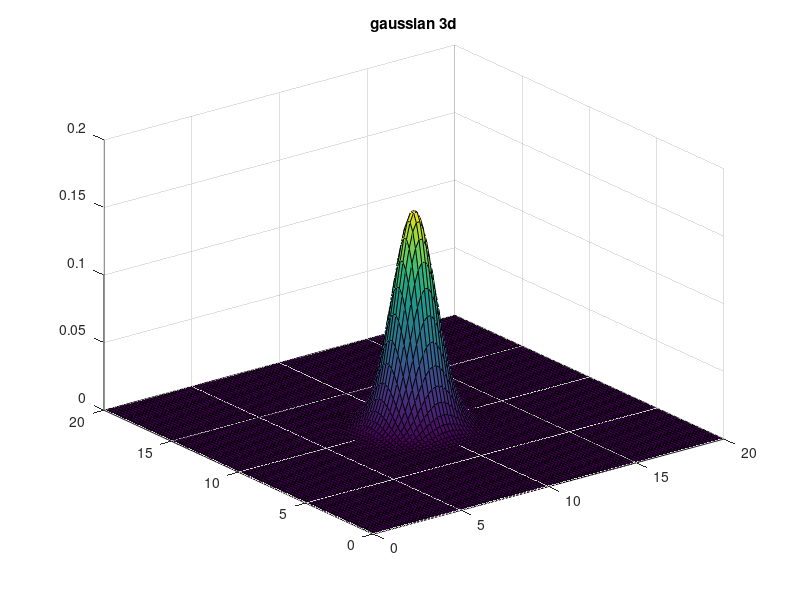

MATLAB code to generate this figure: (Note: this script raises an error after producing the figure.)
for j = 1:10
    x = linspace(0, 20, 100);
    y = linspace(0, 20, 100);
    [XX, YY] = meshgrid(x, y);
    % ZZ = exp( - ((XX - 10)^2 + (YY - 10)^2) / (2 * j^2)) / (2 * pi * j^2);
    TMP = exp( - ((XX - 10)^2 + (YY - 10)^2) / (2 * j^2));
    for m = 1: 100
        for n = 1: 100
            TMP(m, n) = exp( - ((XX(m, n) - 10)^2 + (YY(m, n) - 10)^2) / (2 * j^2));
        end
    end
    ZZ = TMP / (2 * pi * j^2);
    surf(XX, YY, ZZ);
    title('gaussian 3d');
    frame = getframe(gcf);
    im = frame2im(frame);
    [I, MAP] = rgb2ind(im, 20);
    if j == 1
        imwrite(I, MAP, 'gaussian.gif', 'gif', 'LoopCount', Inf, 'DelayTime', 1);
    else
        imwrite(I, MAP, 'gaussian.gif', 'gif', 'WriteMode', 'append', 'DelayTime', 1);
    end
end 